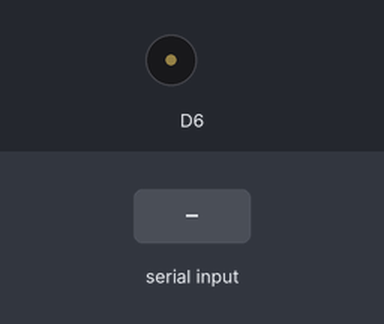
The sketch below on a simulated ESP8266 (NodeMCU). Shown: buzzer (waves = sounding). The test bench sets the inputs (shaded band).

Above: at 1.2 s.
1.3 s: "1\n" received over Serial
At 2.5 s:
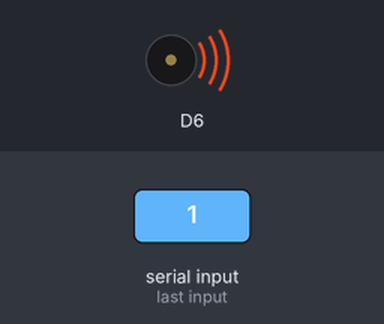
Timing chart, 0 to 17.5 s (numbered marks = the images above; inputs shaded):
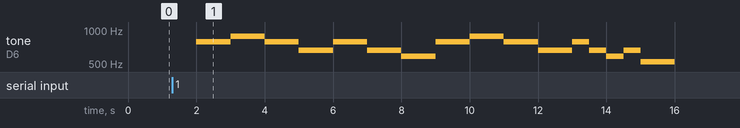

The sketch:

3_song.ino
```cpp
// 음계에 알맞는 주파수값이에요.
#define   DO    523     // 도
#define   RE    587     // 레
#define   MI    659     // 미
#define   PA    698     // 파
#define   SOL   784     // 솔
#define   LA    880     // 라
#define   SI    988     // 시
#define   DDO   1047    // 또~!!!

// 학교종 계이름이에요~^^
const unsigned short tbl_melody[] = {
  SOL,SOL,LA,LA,SOL,SOL,MI,
  SOL,SOL,MI,MI,RE,
  SOL,SOL,LA,LA,SOL,SOL,MI,
  SOL,MI,RE,MI,DO
};

const unsigned char tbl_melody_delay[] = {
  1,1,1,1,1,1,2,
  1,1,1,1,2,
  1,1,1,1,1,1,2,
  1,1,1,1,2
};

void setup() {
  // put your setup code here, to run once:
  Serial.begin(9600);
  pinMode(D6, OUTPUT); // 부저로 신호를 내보낼 핀을 설정해요.
}

void loop() {
  // 멜로디 신호를 내보내요~!
  String inputStr = Serial.readStringUntil('\n');
  long int int_one;
  int_one = inputStr.toInt();
  if (int_one == 1)
  {
    for(char index=0;index<sizeof(tbl_melody) /sizeof(unsigned short);index++)
    {
      tone(D6,tbl_melody[index]);    // 음계소리를 내요~!
      delay(tbl_melody_delay[index] * 500); // 현재 내는 음을 유지해요~!
      noTone(D6);  // 음계소리를 잠시 꺼서 다음 음소리와 구분해줘요^^
    }
  }
  else
    Serial.println(inputStr);
  delay(1000);  // 완료되면 1초간 대기~!!
}
```

Measured:
- after the input at 1.3 s, tone on D6: plays 784 Hz for 1.0 s, 880 Hz for 1.0 s, 784 Hz for 1.0 s, 659 Hz for 1.0 s, 784 Hz for 1.0 s, 659 Hz for 1.0 s … (16 notes in this stretch), starting after 0.70 s
